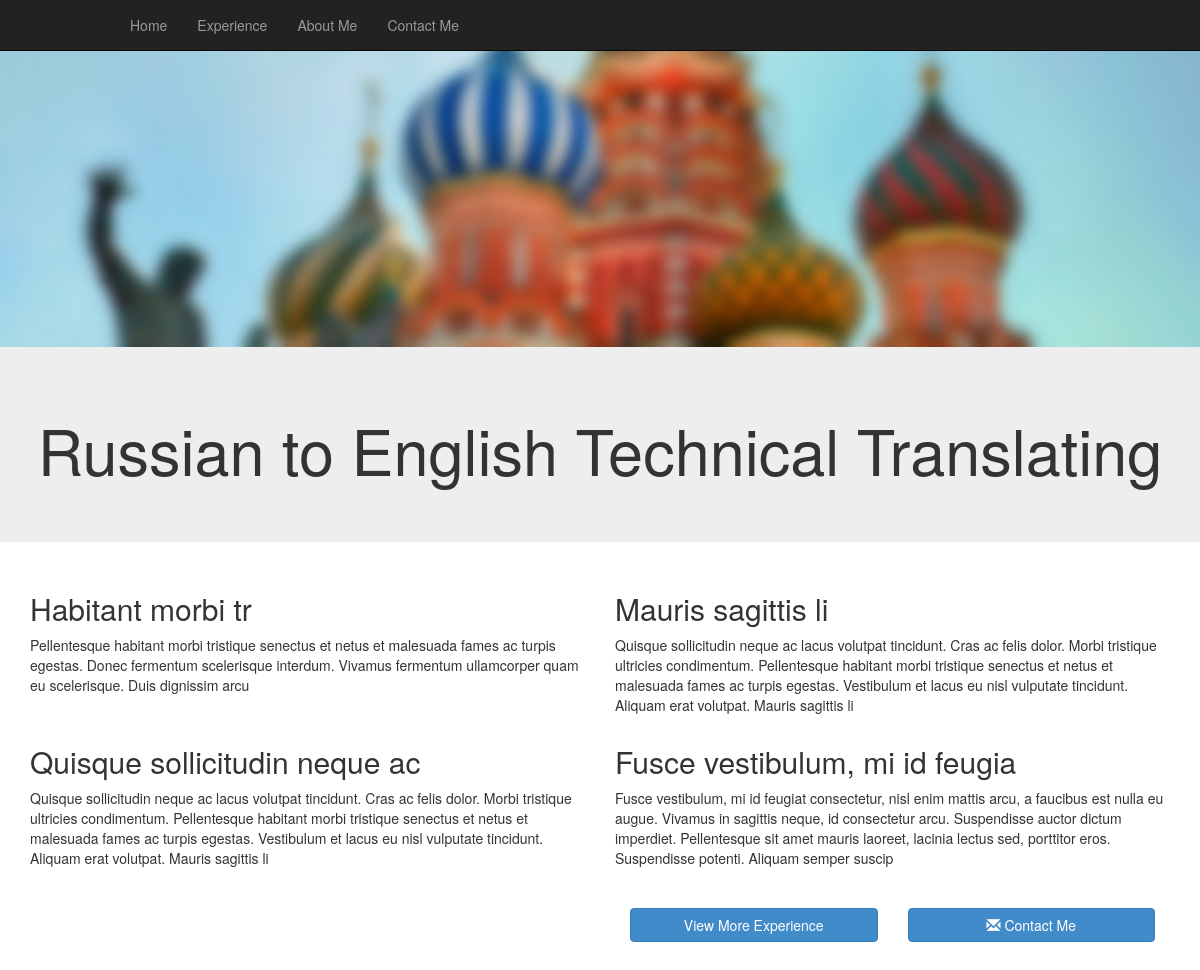
The page / on the database its author committed.
### main/models.py (models this page shows, shortened)
class Experience(models.Model):
    title = models.CharField(max_length=30)
    type = models.CharField(max_length=3, default='INT', choices=EXP_TYPE_CHOICES)
    description = models.CharField(max_length=300)
    order = models.IntegerField(null=True, blank=True)
    special = models.BooleanField()
    special_order = models.IntegerField(null=True, blank=True)
    class Meta:
        ordering = ['type', 'order']

### main/views.py (the view)
# urls.py: url(r'^$', views.home, name="home"),
def home(request):
    template = "main/content/home.html"
    special_exp = Experience.objects.filter(special=True).order_by('special_order')
    return render(request, template, {'special_exp':special_exp})

### main/templates/main/content/home.html
{% extends "main/include/base.html" %}
{% block body %}
<section>
    <img id="banner-img" src="/static/img/stbasils_blur.jpg">
</section>
<section id="main-content">
<div class="jumbotron text-center">
    <h1>Russian to English Technical Translating </h1>
</div>
<div class="container main-container">
    <div class="row">
        <div class="main-exp">
            {% for e in special_exp %}
                <div class="col-md-6">
                    <h2>{{ e.title }}</h2>
                    <p>{{ e.description }}</p>
                </div>
            {% endfor %}
        </div>
    </div>
    <div class="row">
        <div class="col-md-offset-6 col-md-6" style="margin-top:30px;">
            <div class="col-md-6">
                <a class="btn btn-primary btn-block" href="{% url 'experience' %}">View More Experience</a>
            </div>
            <div class="col-md-6">
                <a class="btn btn-primary btn-block" href="{% url 'contact' %}"><span class="glyphicon glyphicon-envelope"></span> Contact Me</a>
            </div>
        </div>
    </div>
    </section>
</div>
{% endblock %}

### main/templates/main/include/base.html
{% extends "flowcore/base.html" %}

### flowcore/templates/flowcore/base.html (shortened to what this page needs)
<!DOCTYPE html>
<html>
<head>
{% block head %}
{% include "flowcore/head.html" %}
{% endblock %}
</head>
    <body data-spy="scroll" data-target=".navbar-fixed-top">
        {% block wrap %}
        <div id="wrap">
            <div id="main">
                {% block header %}{% include "flowcore/header.html" %}{% endblock %}
                {% block body %}{% endblock %}
            </div>
        {% endblock %}
    </body>
</html>

### flowcore/templates/flowcore/head.html (shortened to what this page needs)
{% load staticfiles %}
<link rel="stylesheet" type="text/css" href={% static "css/bootstrap.css" %} media="screen" />
<link rel="stylesheet" type="text/css" href={% static "css/style.css" %} media="screen" />

### flowcore/templates/flowcore/header.html (shortened to what this page needs)
<nav class="navbar navbar-inverse navbar-fixed-top main-nav" role="navigation">
  <div class="container-fluid col-md-offset-1 col-md-10">
    <div class="collapse navbar-collapse" id="navbar-collapse-1">
        <ul class="nav navbar-nav">
            <li><a href="/">Home</a></li>
            <li><a href="/experience/">Experience</a></li>
            <li><a href="/about/">About Me</a></li>
            <li><a href="/contact/">Contact Me</a></li>
        </ul>
    </div>
  </div>
</nav>

### static/css/style.css (style rules this page uses)
#banner-img { width:100%;; }
.main-container { margin-bottom:100px; }

### rows shown on the page
Experience: title "Habitant morbi tr", description "Pellentesque habitant morbi tristique senectus et netus et malesuada fames ac turpis egestas. Donec fermentum scelerisque interdum. Vivamus fermentum ullamcorper quam eu scelerisque. Duis dignissim arcu"
Experience: title "Mauris sagittis li", description "Quisque sollicitudin neque ac lacus volutpat tincidunt. Cras ac felis dolor. Morbi tristique ultricies condimentum. Pellentesque habitant morbi tristique senectus et netus et malesuada fames ac turpis egestas. Vestibulum et lacus eu nisl vulputate tincidunt. Aliquam erat volutpat. Mauris sagittis li"
Experience: title "Quisque sollicitudin neque ac", description "Quisque sollicitudin neque ac lacus volutpat tincidunt. Cras ac felis dolor. Morbi tristique ultricies condimentum. Pellentesque habitant morbi tristique senectus et netus et malesuada fames ac turpis egestas. Vestibulum et lacus eu nisl vulputate tincidunt. Aliquam erat volutpat. Mauris sagittis li"
Experience: title "Fusce vestibulum, mi id feugia", description "Fusce vestibulum, mi id feugiat consectetur, nisl enim mattis arcu, a faucibus est nulla eu augue. Vivamus in sagittis neque, id consectetur arcu. Suspendisse auctor dictum imperdiet. Pellentesque sit amet mauris laoreet, lacinia lectus sed, porttitor eros. Suspendisse potenti. Aliquam semper suscip"
